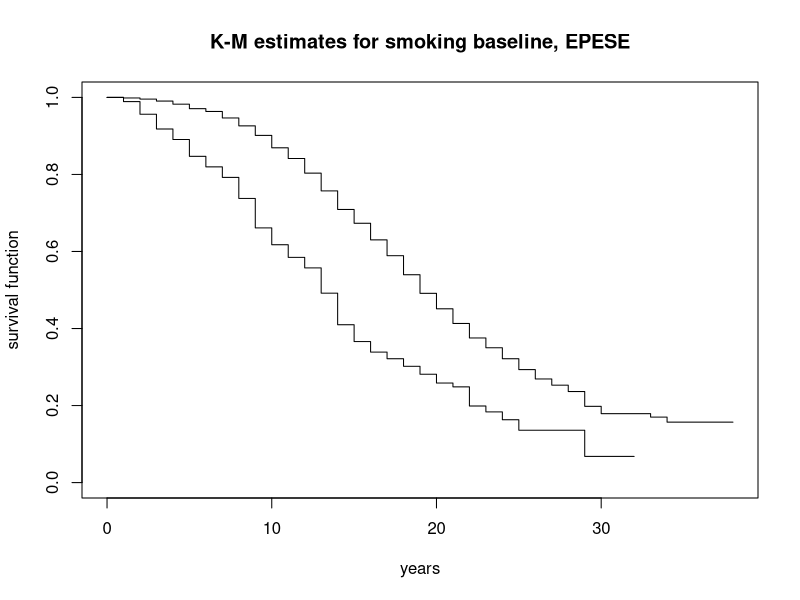
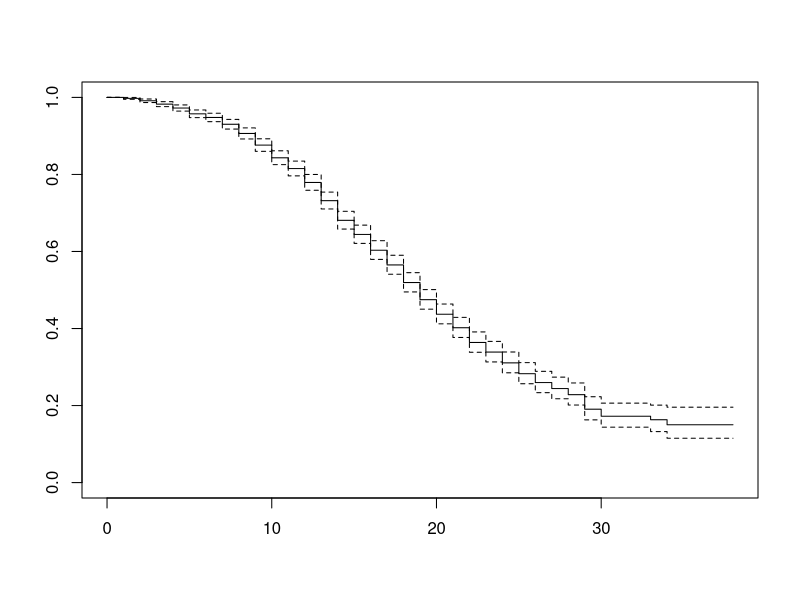
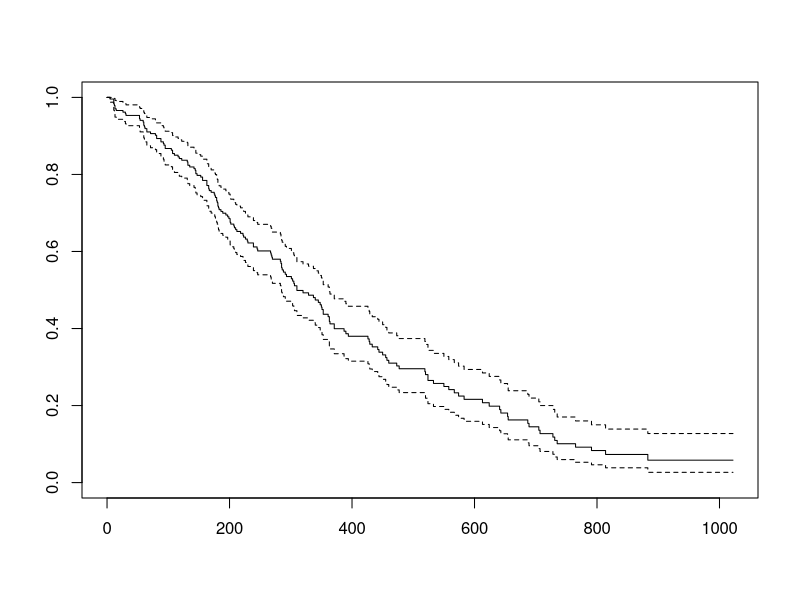
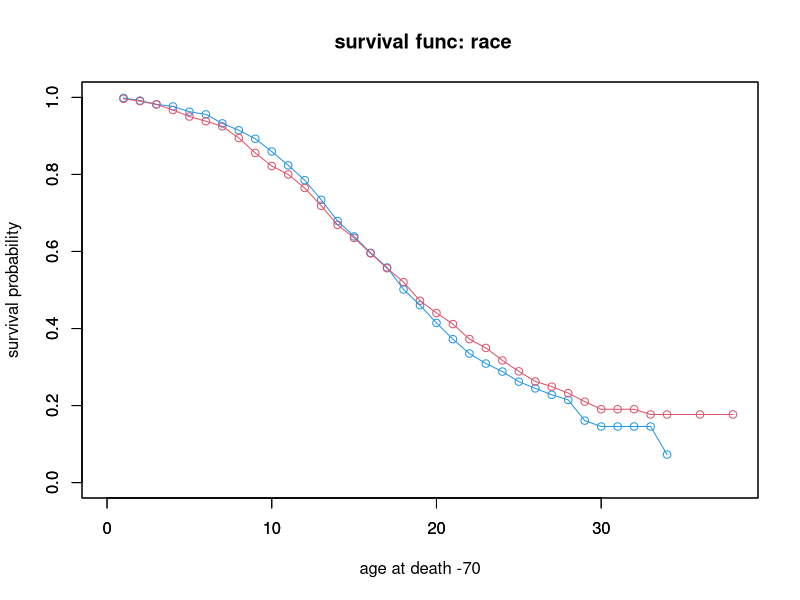
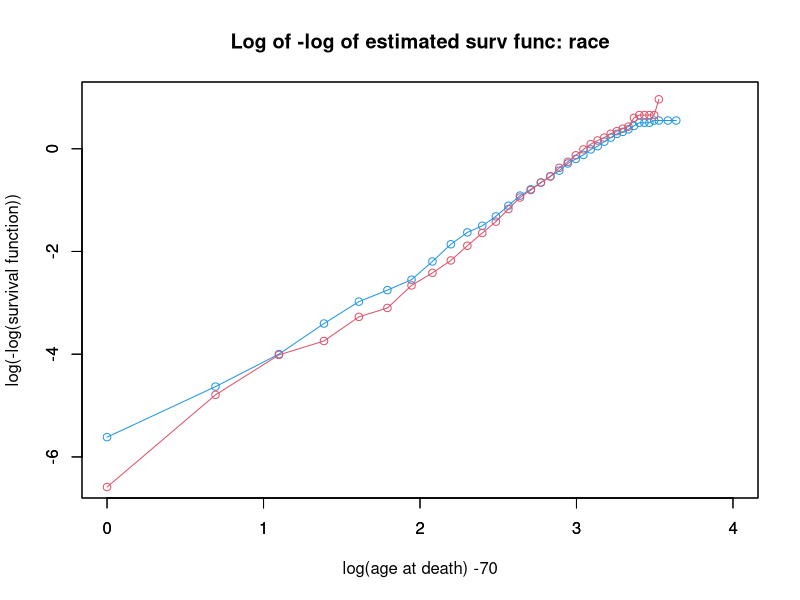

Write R code to recreate these figures, in order.
## ---- chunk 1
knitr::opts_chunk$set(echo = TRUE)
library(survival)
## ---- chunk 2
epese_data <- read.csv("./epese_bmi2-1.csv")
## ---- chunk 3
head (epese_data)
summary(epese_data[, 2:25]) # summary statistics on age time homework 2 data set.


# reverse code dead to deal with censor since death is the event, the censor would be alive
# Now censor = 1 is alive, censor = 0 is dead
epese_data$censor = -1 * (epese_data$dead - 1)
## ---- chunk 4
surv_probs <-
  survfit(Surv(age_at_death, dead) ~ as.factor(smoke_at_baseline), data = epese_data)
# summary(surv_probs)
## ---- chunk 5

# Tests if there is a difference between two or more survival curves using the G^\rho
# family of tests, or for a single curve against a known alternative

survdiff(Surv(age_at_death, dead) ~ as.factor(smoke_at_baseline), data = epese_data)
## ---- chunk 6

plot (
  surv_probs,
  main = "K-M estimates for smoking baseline, EPESE",
  conf.int = FALSE,
  xlab = "years",
  ylab = "survival function"
)
summary(surv_probs)
## ---- chunk 7

fit1.survival <-
  coxph(
    Surv(age_at_death, dead) ~ smoke_at_baseline,
    method = "breslow",
    na.action = na.exclude,
    data = epese_data
  )
summary (fit1.survival)

plot(survfit(fit1.survival, fun = "cloglog"))
## ---- chunk 8
library(survival)
data(lung)
fit <- coxph(Surv(time, status) ~ sex, data = lung)
plot(survfit(fit, fun = "cloglog"), mark.time = FALSE)

## ---- chunk 9
fit3.survival <- coxph(
  Surv(age_at_death, dead) ~ white,
  method = "breslow",
  na.action = na.exclude,
  data = epese_data
)
summary (fit3.survival)
## ---- chunk 10
surv_probs <-
  survfit(Surv(age_at_death, dead) ~ as.factor(white), data = epese_data)
surv_probs2 <-
  (surv_probs)    #Can also use summary(surv_probs). Removes censored values but also removes final values
prob <- as.data.frame(cbind(surv_probs2$surv, surv_probs2$time))
names(prob) <- c('surv', 'time')
prob$white = NA
prob

prob$white[1:36] = 0
prob$white[37:70] = 1

plot (
  prob$time[prob$white == 1],
  prob$surv[prob$white == 1],
  type = 'p',
  col = c(4),
  xlim = c(0, 38),
  ylim = c(0, 1),
  main = " survival func: race",
  xlab = "age at death -70",
  ylab = "survival probability"
)
par(new = T)
plot (
  prob$time[prob$white == 0],
  prob$surv[prob$white == 0],
  type = 'p',
  col = c(2),
  xlim = c(0, 38),
  ylim = c(0, 1),
  ylab = '',
  xlab = ''
)
lines(
  prob$time[prob$white == 1],
  prob$surv[prob$white == 1],
  type = 'l',
  col = c(4),
  xlim = c(0, 38),
  ylim = c(0, 1),
  ylab = '',
  xlab = ''
)
lines(
  prob$time[prob$white == 0],
  prob$surv[prob$white == 0],
  type = 'l',
  col = c(2),
  xlim = c(0, 38),
  ylim = c(0, 1),
  ylab = '',
  xlab = ''
)

## ---- chunk 11
surv_probs <-
  survfit(Surv(age_at_death, dead) ~ as.factor(white), data = epese_data)
surv_probs2 <-
  (surv_probs)    #Can also use summary(surv_probs). Removes censored values but also removes final values
surv_probs2$lls_surv <- log(-log(surv_probs2$surv))
surv_probs2$time <- log(surv_probs2$time)
log_prob <-
  as.data.frame(cbind(surv_probs2$lls_surv, surv_probs2$time))
names(log_prob) <- c('surv', 'time')
log_prob$white = NA
x <- max(as.numeric(rownames(log_prob[log_prob$time == 0, ])))
log_prob$white[1:x - 1] = 1
log_prob$white[x:nrow(log_prob)] = 0

plot (
  log_prob$time[log_prob$white == 1],
  log_prob$surv[log_prob$white == 1],
  type = 'p',
  col = c(4),
  xlim = c(0, 4),
  ylim = c(-6.5, 1),
  main = "Log of -log of estimated surv func: race",
  xlab = "log(age at death) -70",
  ylab = "log(-log(survival function))"
)
par(new = T)
plot (
  log_prob$time[log_prob$white == 0],
  log_prob$surv[log_prob$white == 0],
  type = 'p',
  col = c(2),
  xlim = c(0, 4),
  ylim = c(-6.5, 1),
  ylab = '',
  xlab = ''
)
lines(
  log_prob$time[log_prob$white == 1],
  log_prob$surv[log_prob$white == 1],
  type = 'l',
  col = c(4),
  xlim = c(0, 4),
  ylim = c(-6.5, 1),
  ylab = '',
  xlab = ''
)
lines(
  log_prob$time[log_prob$white == 0],
  log_prob$surv[log_prob$white == 0],
  type = 'l',
  col = c(2),
  xlim = c(0, 4),
  ylim = c(-6.5, 1),
  ylab = '',
  xlab = ''
)
